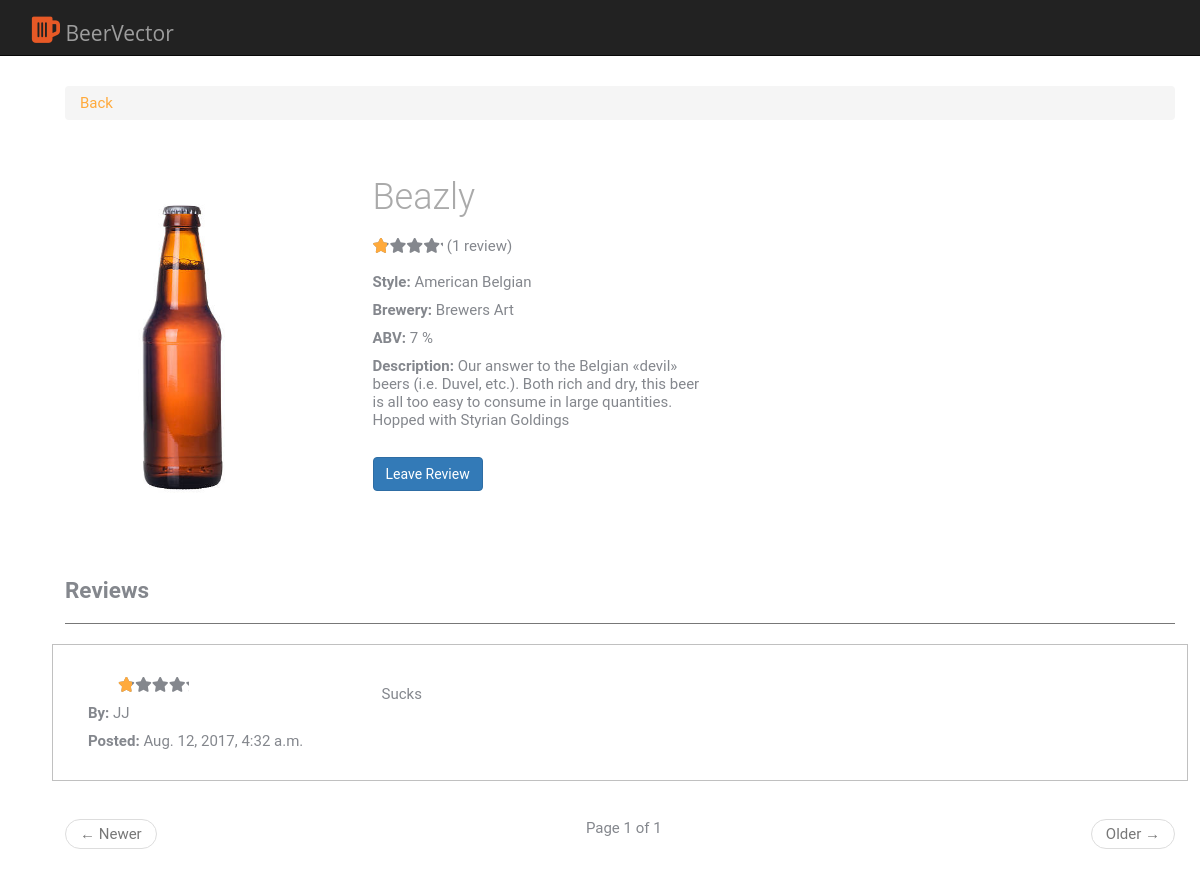
The page /view-product/2/ on the database its author committed.
### rankings/models.py (models this page shows, shortened)
class Beer(models.Model):
    name = models.CharField(max_length=255)
    brewery = models.ForeignKey(Brewery, related_name='beers')
    style = models.CharField(max_length=255)
    abv = models.DecimalField(max_digits=2, decimal_places=0, verbose_name="Alcohol by Volume (%)", blank=False)
    description = models.TextField()
    def __str__(self):
        return "{0}".format(self.name)

class Brewery(models.Model):
    name = models.CharField(unique=True, max_length=255)
    def __str__(self):
        return self.name

class Review(models.Model):
    date = models.DateTimeField(auto_now_add=True)
    username = models.CharField(max_length=255)
    ranking = models.IntegerField()
    comment = models.TextField()
    beer = models.ForeignKey(Beer, related_name="reviews", null = True)
    def true_ranking(self):
        return self.ranking * 20

### rankings/views.py (the view, shortened to what this page needs)
# urls.py: url(r'^view-product/(?P<beer_id>[0-9]+)/$', views.ProductView.as_view(), name='view-product'),
class ProductView(TemplateView):
    template_name = 'product.html'
    context_object_name = "reviews"
    paginate_by = 4
    def get_context_data(self, beer_id):
       context = super(ProductView, self).get_context_data()
       try:
           context['beer_details'] = Beer.objects.get(pk=beer_id)
       except Beer.DoesNotExist:
           raise Http404("Such Beer Does Not Exist")
       beer = context['beer_details']
       context['reviews'] = sorted(Review.objects.filter(beer=beer), reverse= True)
       t_ranks = [i.ranking for i in context['reviews']]
       context['num_of_reviews'] = len(t_ranks)
       if len(t_ranks) > 0:
           context['t_ranking'] = sum(t_ranks)/float(len(t_ranks)) * 20
       else:
           context['t_ranking'] = 0
       context['forms'] = ReviewForm()
       paginator= Paginator(context['reviews'], self.paginate_by) # Shows 4 reviews per page
       page = self.request.GET.get('page')
       try:
           items = paginator.page(page)
       except PageNotAnInteger:
           items = paginator.page(1)
       except EmptyPage:
           items = paginator.page(paginator.num_pages)
       context['items'] = items
       return context

### rankings/templates/product.html (shortened to what this page needs)
{% load static %}
<!DOCTYPE html>
<html lang="en">
	<head>
		<link rel="stylesheet" href="https://maxcdn.bootstrapcdn.com/bootstrap/3.3.7/css/bootstrap.min.css">
		<link rel="stylesheet" href="{% static './rankings/css/review.css' %}">
    <link rel="stylesheet" href="{% static './rankings/css/star-rating.css' %}">
	</head>
	<body>
  <nav class="navbar navbar-inverse navbar-fixed-top">
      <div class="container">
        <div class="navbar-header">
            <a class="navbar-brand" href="../.."><i style="font-size: 30px; color: #E75926;" class="fa fa-beer" aria-hidden="true"></i> BeerVector</a>
        </div>
      </div>
    </nav>
            <br />
            <br />
  <div id = "contents" class = "col-md-12">
			<main class="main-content">
				<div class="container">
					<div class="page">
                        <ol class="breadcrumb">
                          <li><a href="../.."> Back </a></li>
                        </ol>
                        <br />
                        <br />
						<div class="product-list row" id="productview">
              <div class="row">
							<div class="product col-md-4">
    								<a href="#">
    									<figure class="product-poster"><img style="height: 350px" src="{% static 'products_img/any_beer.jpg' %}" alt="#"></figure>
    								</a>
							</div>
              <div class="col-md-4">
                  <div class="product-title" style="text-align: left; margin-left: 30px"> {{beer_details.name}} </div><br />
                  <div class="star-rating"><span style=width:{{t_ranking}}%><strong class="rating">3.70</strong> out of 5</span></div>
                  {% if num_of_reviews %}
                      {% if num_of_reviews == 1 %}
                          ({{num_of_reviews}} review)
                      {% else %}
                          ({{num_of_reviews}} reviews)
                      {% endif %}
                  {% else %}
                    (No Review Yet)
                  {% endif %}
                  <div style="margin-left: 30px">
                      <br />
                      <p> <strong>Style: </strong>  {{beer_details.style}} </p>
                      <p> <strong>Brewery: </strong> {{beer_details.brewery}} </p>
                      <p> <strong>ABV: </strong> {{beer_details.abv}} % </p>
                      <p> <strong>Description: </strong> {{beer_details.description}} </p>
                      <br />
                      <button class="btn btn-primary" data-toggle="collapse" data-target="#newreview">Leave Review</button>
                  </div>
              </div>
            </div>
						</div>
            <div>
                 <h2>Reviews </h2>
                <hr />
            </div>
            {% if reviews %}
            {% for feedback in items %}
            <div class = "row">
              <fieldset style="padding: 20px">
                <div class="col-md-3">
                  <p><div class="star-rating"><span style="width:{{feedback.true_ranking}}%"></span></div></p>
                  <p><strong>By: </strong>{{feedback.username}}</p>
                  <p><strong>Posted: </strong>{{feedback.date}}</p>
                </div>
                <div class="col-md-8" >
									{% if feedback.comment %}
                  	<p style="margin: 20px">{{feedback.comment}}</p>
									{% else %}
										<i style="margin: 20px"><b>{{feedback.username}}</b> left no review comment</i>
									{% endif %}
                </div>
              </fieldset>
            </div>
            <br />
            {% endfor %}
            {% else %}
              <br />
              <p style="text-align: center">No Reviews Yet</p>
            {% endif %}
            <nav aria-label="...">
              <ul class="pager">
                {% if items.has_next %}
                <li class="next"><a href="?page={{items.next_page_number}}">Older <span aria-hidden="true">&rarr;</span></a></li>
                {% else %}
                <li class="next disabled"><a href="#">Older <span aria-hidden="true">&rarr;</span></a></li>
                {% endif %}
                {% if reviews %}
                <span class="current">Page {{ items.number }} of {{ items.paginator.num_pages }}</span>
                {% endif %}
                {% if items.has_previous %}
                <li class="previous"><a href="?page={{items.previous_page_number}}"><span aria-hidden="true">&larr;</span> Newer</a></li>
                {% else %}
                  <li class="previous disabled"><a href="#"><span aria-hidden="true">&larr;</span> Newer</a></li>
                {% endif %}
              </ul>
            </nav>
					</div>
				</div>
			</main>
  </div>
	</body>
</html>

### rankings/static/rankings/css/review.css (style rules this page uses)
article, aside, details, figcaption, figure, footer, header, hgroup, nav, section, summary { display: block; }
html { background: #fff; color: #000; -webkit-text-size-adjust: 100%; -ms-text-size-adjust: 100%; }
html, button, input, select, textarea { font-family: sans-serif; }
body { margin: 0; }
a { background: transparent; }
h2 { font-size: 1.5em; margin: 0.83em 0; }
b, strong { font-weight: bold; }
img { border: 0; }
figure { margin: 0; }
fieldset { border: 1px solid #c0c0c0; margin: 0 2px; padding: 0.35em 0.625em 0.75em; }
button, input, select, textarea { font-family: inherit; font-size: 100%; margin: 0; vertical-align: baseline; }
button, input { line-height: normal; }
button, select { text-transform: none; }
button, html input[type="button"], input[type="reset"], input[type="submit"] { -webkit-appearance: button; cursor: pointer; }
*, *:before, *:after { -moz-box-sizing: border-box; box-sizing: border-box; }
body { background-color: #131a20; background-position: top center; background-repeat: no-repeat; color: #84878d; font-family: "Roboto", "Open Sans", sans-serif; font-size: 15px; font-weight: 400; line-height: normal; }
h1, h2, h3, h4, h5, h6 { font-weight: 700; margin: 0 0 20px; }
hr { border: none; border-bottom: 1px solid #777; }
ul, ol { margin: 0; padding-left: 0; }
a { text-decoration: none; color: #ffaa3c; }
p { margin-top: 0; }
.navbar-brand { font-size: 21px; color: #EEE; font-family: 'Open Sans', sans-serif; margin-bottom: 5px }
.star-rating { display: inline-block; overflow: hidden; position: relative; top: 2px; height: 1em; line-height: 1.1; font-size: 15px; font-size: 1em; width: 4.7em; font-family: "FontAwesome"; margin-left: 30px }
.star-rating:before { content: "\f005\f005\f005\f005\f005"; float: center; top: 0; left: 0; position: absolute; }
.star-rating span { overflow: hidden; float: center; top: 0; left: 0; position: absolute; padding-top: 1.5em; }
.star-rating span:before { content: "\f005\f005\f005\f005\f005"; top: 0; position: absolute; left: 0; color: #ffaa3c; }
.container { margin-right: auto; margin-left: auto; padding-left: 15px; padding-right: 15px; *zoom: 1; }
.container:after { content: " "; clear: both; display: block; overflow: hidden; height: 0; }
@media (min-width: 768px) { .container { width: 750px; } }
@media (min-width: 992px) { .container { width: 970px; } }
@media (min-width: 1200px) { .container { width: 1170px; } }
.row { margin-left: -15px; margin-right: -15px; *zoom: 1; }
.row:after { content: " "; clear: both; display: block; overflow: hidden; height: 0; }
.col-xs-1, .col-sm-1, .col-md-1, .col-lg-1, .col-xs-2, .col-sm-2, .col-md-2, .col-lg-2, .col-xs-3, .col-sm-3, .col-md-3, .col-lg-3, .col-xs-4, .col-sm-4, .col-md-4, .col-lg-4, .col-xs-5, .col-sm-5, .col-md-5, .col-lg-5, .col-xs-6, .col-sm-6, .col-md-6, .col-lg-6, .col-xs-7, .col-sm-7, .col-md-7, .col-lg-7, .col-xs-8, .col-sm-8, .col-md-8, .col-lg-8, .col-xs-9, .col-sm-9, .col-md-9, .col-lg-9, .col-xs-10, .col-sm-10, .col-md-10, .col-lg-10, .col-xs-11, .col-sm-11, .col-md-11, .col-lg-11, .col-xs-12, .col-sm-12, .col-md-12, .col-lg-12 { position: relative; min-height: 1px; padding-left: 15px; padding-right: 15px; }
@media (min-width: 992px) { .col-md-1, .col-md-2, .col-md-3, .col-md-4, .col-md-5, .col-md-6, .col-md-7, .col-md-8, .col-md-9, .col-md-10, .col-md-11, .col-md-12 { float: left; } }
@media (min-width: 992px) { .col-md-3 { width: 25%; } }
@media (min-width: 992px) { .col-md-4 { width: 33.3333333333%; } }
@media (min-width: 992px) { .col-md-8 { width: 66.6666666667%; } }
@media (min-width: 992px) { .col-md-12 { width: 100%; } }
.main-content .container { background: white; border-radius: 5px; padding: 30px; }
.page figure { margin-bottom: 30px; }
.page img { max-width: 100%; }
.page .product-title { font-size: 36px; font-size: 2.4em; font-weight: 300; text-align: center; color: #AAA }
.product-list { margin: 0 -15px; }
.product-list .product { width: 25%; padding: 0 15px; float: left; margin-bottom: 30px; }
@media screen and (min-width: 991px) { .product-list .product:nth-child(4n+1) { clear: both; } }
.product-list .product .product-poster { border-radius: 5px; overflow: hidden; margin-bottom: 20px; border: 1px solid transparent; }
.product-list .product .product-poster img { display: block; width: 100%; max-width: 100%; height: auto; -webkit-transition: .3s ease; transition: .3s ease; }

### rankings/static/rankings/css/star-rating.css (style rules this page uses)
body { margin: 20px; }

### rows shown on the page
Beer: name "Beazly", style "American Belgian", brewery "Brewers Art", abv "7", description "Our answer to the Belgian «devil» beers (i.e. Duvel, etc.). Both rich and dry, this beer is all too easy to consume in large quantities. Hopped with Styrian Goldings"
Review: ranking 1 (drawn), username "JJ", date "Aug. 12, 2017, 4:32 a.m.", comment "Sucks"

### other values the page prints
{{ num_of_reviews }} "1"
{{ items.number }} "1"
{{ items.paginator.num_pages }} "1"
